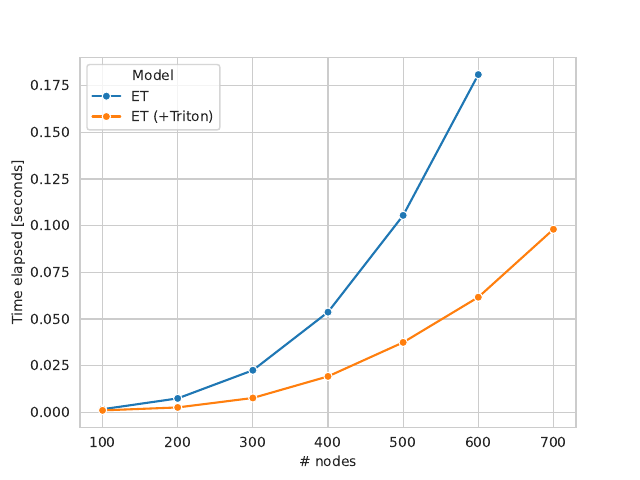

This figure's Python source:
import pandas as pd
import seaborn as sns
import matplotlib.pyplot as plt


def prepare_df(data, rename):
    for old, new in rename.items():
        data[new] = data[old]
    return data


def main():
    sns.set_style("darkgrid")
    data = pd.read_csv("./results.csv")
    sns.lineplot(
        prepare_df(
            data,
            {
                "num_nodes": "# nodes",
                "elapsed": "Time elapsed [seconds]",
                "model_name": "Model",
            },
        ),
        x="# nodes",
        y="Time elapsed [seconds]",
        hue="Model",
        marker="o",
    )
    plt.savefig("results.pdf")


if __name__ == "__main__":
    main()
